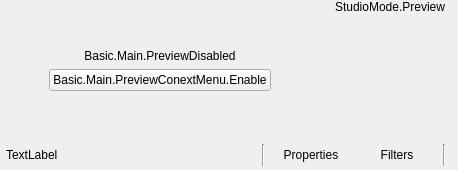
  <widget class="QWidget" name="centralwidget">
   <layout class="QVBoxLayout" name="verticalLayout">
    <property name="spacing">
     <number>0</number>
    </property>
    <property name="leftMargin">
     <number>0</number>
    </property>
    <property name="topMargin">
     <number>0</number>
    </property>
    <property name="rightMargin">
     <number>0</number>
    </property>
    <property name="bottomMargin">
     <number>0</number>
    </property>
    <item>
     <layout class="QHBoxLayout" name="horizontalLayout_2">
      <item>
       <layout class="QHBoxLayout" name="previewLayout">
        <property name="spacing">
         <number>2</number>
        </property>
        <item>
         <widget class="QWidget" name="previewDisabledWidget" native="true">
          <property name="sizePolicy">
           <sizepolicy hsizetype="Expanding" vsizetype="Expanding">
            <horstretch>0</horstretch>
            <verstretch>0</verstretch>
           </sizepolicy>
          </property>
          <layout class="QVBoxLayout" name="verticalLayout_7">
           <item>
            <spacer name="verticalSpacer_2">
             <property name="orientation">
              <enum>Qt::Vertical</enum>
             </property>
             <property name="sizeHint" stdset="0">
              <size>
               <width>20</width>
               <height>40</height>
              </size>
             </property>
            </spacer>
           </item>
           <item>
            <widget class="QLabel" name="label">
             <property name="sizePolicy">
              <sizepolicy hsizetype="Preferred" vsizetype="Preferred">
               <horstretch>0</horstretch>
               <verstretch>0</verstretch>
              </sizepolicy>
             </property>
             <property name="text">
              <string>Basic.Main.PreviewDisabled</string>
             </property>
             <property name="alignment">
              <set>Qt::AlignCenter</set>
             </property>
            </widget>
           </item>
           <item>
            <layout class="QHBoxLayout" name="horizontalLayout">
             <item>
              <spacer name="horizontalSpacer_2">
               <property name="orientation">
                <enum>Qt::Horizontal</enum>
               </property>
               <property name="sizeHint" stdset="0">
                <size>
                 <width>40</width>
                 <height>20</height>
                </size>
               </property>
              </spacer>
             </item>
             <item>
              <widget class="QPushButton" name="enablePreviewButton">
               <property name="text">
                <string>Basic.Main.PreviewConextMenu.Enable</string>
               </property>
              </widget>
             </item>
             <item>
              <spacer name="horizontalSpacer_3">
               <property name="orientation">
                <enum>Qt::Horizontal</enum>
               </property>
               <property name="sizeHint" stdset="0">
                <size>
                 <width>40</width>
                 <height>20</height>
                </size>
               </property>
              </spacer>
             </item>
            </layout>
           </item>
           <item>
            <spacer name="verticalSpacer_3">
             <property name="orientation">
              <enum>Qt::Vertical</enum>
             </property>
             <property name="sizeHint" stdset="0">
              <size>
               <width>20</width>
               <height>40</height>
              </size>
             </property>
            </spacer>
           </item>
          </layout>
         </widget>
        </item>
        <item>
         <layout class="QVBoxLayout" name="previewTextLayout">
          <property name="spacing">
           <number>0</number>
          </property>
          <item>
           <widget class="QLabel" name="previewLabel">
            <property name="text">
             <string>StudioMode.Preview</string>
            </property>
            <property name="alignment">
             <set>Qt::AlignBottom|Qt::AlignHCenter</set>
            </property>
           </widget>
          </item>
          <item>
           <widget class="OBSBasicPreview" name="preview" native="true">
            <property name="sizePolicy">
             <sizepolicy hsizetype="Expanding" vsizetype="Expanding">
              <horstretch>0</horstretch>
              <verstretch>0</verstretch>
             </sizepolicy>
            </property>
            <property name="minimumSize">
             <size>
              <width>32</width>
              <height>32</height>
             </size>
            </property>
            <property name="focusPolicy">
             <enum>Qt::ClickFocus</enum>
            </property>
            <property name="contextMenuPolicy">
             <enum>Qt::CustomContextMenu</enum>
            </property>
            <addaction name="actionRemoveSource"/>
           </widget>
          </item>
         </layout>
        </item>
       </layout>
      </item>
     </layout>
    </item>
    <item>
     <widget class="QWidget" name="contextContainer" native="true">
      <property name="sizePolicy">
       <sizepolicy hsizetype="Preferred" vsizetype="Preferred">
        <horstretch>0</horstretch>
        <verstretch>0</verstretch>
       </sizepolicy>
      </property>
      <property name="minimumSize">
       <size>
        <width>0</width>
        <height>30</height>
       </size>
      </property>
      <property name="maximumSize">
       <size>
        <width>16777215</width>
        <height>30</height>
       </size>
      </property>
      <layout class="QHBoxLayout" name="horizontalLayout9">
       <property name="spacing">
        <number>6</number>
       </property>
       <property name="sizeConstraint">
        <enum>QLayout::SetDefaultConstraint</enum>
       </property>
       <property name="leftMargin">
        <number>6</number>
       </property>
       <property name="topMargin">
        <number>4</number>
       </property>
       <property name="rightMargin">
        <number>6</number>
       </property>
       <property name="bottomMargin">
        <number>4</number>
       </property>
       <item>
        <widget class="QWidget" name="contextSubContainer" native="true">
         <property name="sizePolicy">
          <sizepolicy hsizetype="Preferred" vsizetype="Preferred">
           <horstretch>0</horstretch>
           <verstretch>0</verstretch>
          </sizepolicy>
         </property>
         <property name="minimumSize">
          <size>
           <width>0</width>
           <height>0</height>
          </size>
         </property>
         <layout class="QHBoxLayout" name="horizontalLayout_5">
          <property name="spacing">
           <number>6</number>
          </property>
          <property name="leftMargin">
           <number>0</number>
          </property>
          <property name="topMargin">
           <number>0</number>
          </property>
          <property name="rightMargin">
           <number>0</number>
          </property>
          <property name="bottomMargin">
           <number>0</number>
          </property>
          <item>
           <widget class="QLabel" name="contextSourceLabel">
            <property name="sizePolicy">
             <sizepolicy hsizetype="Preferred" vsizetype="Fixed">
              <horstretch>0</horstretch>
              <verstretch>0</verstretch>
             </sizepolicy>
            </property>
            <property name="minimumSize">
             <size>
              <width>250</width>
              <height>22</height>
             </size>
            </property>
            <property name="maximumSize">
             <size>
              <width>250</width>
              <height>22</height>
             </size>
            </property>
            <property name="text">
             <string>TextLabel</string>
            </property>
           </widget>
          </item>
          <item>
           <widget class="Line" name="line_3">
            <property name="orientation">
             <enum>Qt::Vertical</enum>
            </property>
           </widget>
          </item>
          <item>
           <widget class="QPushButton" name="sourcePropertiesButton">
            <property name="sizePolicy">
             <sizepolicy hsizetype="Minimum" vsizetype="Fixed">
              <horstretch>0</horstretch>
              <verstretch>0</verstretch>
             </sizepolicy>
            </property>
            <property name="minimumSize">
             <size>
              <width>0</width>
              <height>22</height>
             </size>
            </property>
            <property name="maximumSize">
             <size>
              <width>16777215</width>
              <height>22</height>
             </size>
            </property>
            <property name="toolTip">
             <string>Properties</string>
            </property>
            <property name="text">
             <string>Properties</string>
            </property>
            <property name="icon">
             <iconset resource="../UI/forms/obs.qrc">
              <normaloff>:/settings/images/settings/general.svg</normaloff>:/settings/images/settings/general.svg</iconset>
            </property>
            <property name="flat">
             <bool>true</bool>
            </property>
            <property name="themeID2" stdset="0">
             <string notr="true">contextBarButton</string>
            </property>
           </widget>
          </item>
          <item>
           <widget class="QPushButton" name="sourceFiltersButton">
            <property name="minimumSize">
             <size>
              <width>0</width>
              <height>22</height>
             </size>
            </property>
            <property name="maximumSize">
             <size>
              <width>16777215</width>
              <height>22</height>
             </size>
            </property>
            <property name="toolTip">
             <string>Filters</string>
            </property>
            <property name="text">
             <string>Filters</string>
            </property>
            <property name="icon">
             <iconset resource="../UI/forms/obs.qrc">
              <normaloff>:/res/images/filter.svg</normaloff>:/res/images/filter.svg</iconset>
            </property>
            <property name="flat">
             <bool>true</bool>
            </property>
            <property name="themeID2" stdset="0">
             <string notr="true">contextBarButton</string>
            </property>
           </widget>
          </item>
          <item>
           <widget class="Line" name="line">
            <property name="orientation">
             <enum>Qt::Vertical</enum>
            </property>
           </widget>
          </item>
         </layout>
        </widget>
       </item>
       <item>
        <widget class="QWidget" name="emptySpace" native="true">
         <property name="sizePolicy">
          <sizepolicy hsizetype="Expanding" vsizetype="Fixed">
           <horstretch>0</horstretch>
           <verstretch>0</verstretch>
          </sizepolicy>
         </property>
         <property name="minimumSize">
          <size>
           <width>0</width>
           <height>22</height>
          </size>
         </property>
         <property name="maximumSize">
          <size>
           <width>16777215</width>
           <height>22</height>
          </size>
         </property>
         <layout class="QHBoxLayout" name="horizontalLayout_6">
          <property name="spacing">
           <number>0</number>
          </property>
          <property name="leftMargin">
           <number>0</number>
          </property>
          <property name="topMargin">
           <number>0</number>
          </property>
          <property name="rightMargin">
           <number>0</number>
          </property>
          <property name="bottomMargin">
           <number>0</number>
          </property>
         </layout>
        </widget>
       </item>
      </layout>
     </widget>
    </item>
   </layout>
  </widget>
